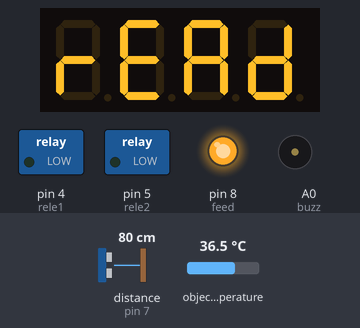
Recording of a sketch running on a simulated Arduino Uno, built with avr-gcc and run on an emulated ATmega328P. Parts: 4-digit seven-segment display, switched loads named in the sketch (green lamp = pin HIGH), output pins drawn as LEDs (lit = HIGH), buzzer (waves = sounding, pin HIGH). Wiring (inferred from the names in the program): ultrasonic range finder: trigger pin 6; echo pin 7. The test bench sets the inputs (shaded band); at power-on: distance to the obstacle (sensor on pin 7) 80 cm, object temperature 36.5 °C. The echo pulse lasts 58.3 µs per cm; pins used as bus, display or sensor lines are not drawn.

Above: at 1.8 s.
1.9 s: distance to the obstacle (sensor on pin 7) set to 13 cm
4.4 s: distance to the obstacle (sensor on pin 7) set to 10 cm
At 7.3 s:
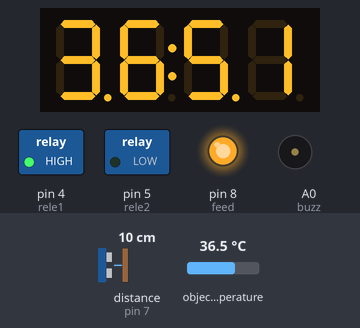
11.9 s: distance to the obstacle (sensor on pin 7) set to 18 cm
At 14.6 s:
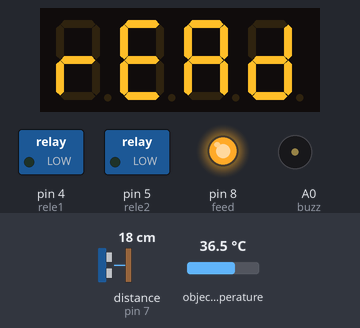
15.6 s: distance to the obstacle (sensor on pin 7) set to 2 cm
At 17.39 s:
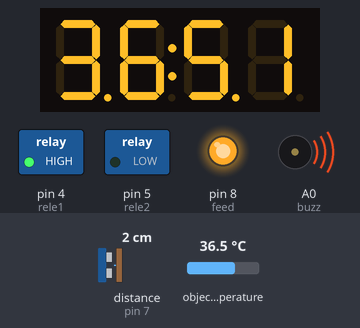
Timing chart, 0 to 19.1 s (numbered marks = the images above; inputs shaded):
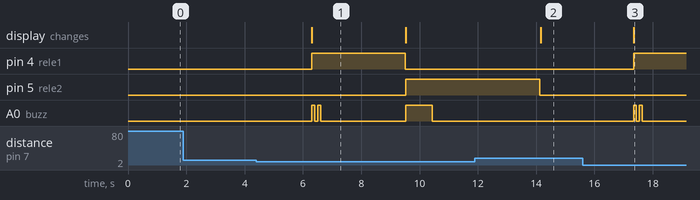

The sketch:

sin_rfid.ino
```cpp
#include <Wire.h>
#include <Adafruit_MLX90614.h>
#include <TM1637Display.h>
#include <TM1637Display.h>

#define CLK 2 // reloj para display
#define DIO 3 //datos para display

const uint8_t SEG_READ[] = {
  SEG_E | SEG_G ,
  SEG_A | SEG_D | SEG_E | SEG_F | SEG_G,
  SEG_A | SEG_B | SEG_C | SEG_E | SEG_G | SEG_F,
  SEG_D | SEG_E | SEG_B | SEG_G | SEG_C
  };

 const uint8_t SEG_HI[] = {
  SEG_G,
  SEG_F |  SEG_E | SEG_G | SEG_B | SEG_C,
  SEG_E ,
  SEG_G
  };

 const uint8_t SEG_LO[] = {
  SEG_G,
  SEG_F | SEG_E |SEG_D,
  SEG_E |  SEG_D | SEG_G | SEG_C,
  SEG_G
  };

Adafruit_MLX90614 mlx = Adafruit_MLX90614();
int rele1=4;
int rele2=5;
const int Trigger = 6;   //Pin digital 2 para el Trigger del sensor
const int Echo = 7;   //Pin digital 3 para el Echo del sensor
int buzz = A0;
int feed=8;

float temp,temp1,temp2,temp3,temp4,temp5;

TM1637Display display(CLK, DIO);

void setup() {
  Serial.begin(9600);//iniciailzamos la comunicación
  pinMode(Trigger, OUTPUT); //pin como salida
  pinMode(Echo, INPUT);  //pin como entrada
  digitalWrite(Trigger, LOW);//Inicializamos el pin con 0
  pinMode(buzz, OUTPUT);

  pinMode(rele1,OUTPUT);
  pinMode(rele2,OUTPUT);

  pinMode(feed,OUTPUT);
  digitalWrite(feed,HIGH);
  display.clear();
  mlx.begin();
}

void loop()
{
  display.setBrightness(1);
  display.setSegments(SEG_READ);
  long t; //timepo que demora en llegar el eco
  long d; //distancia en centimetros

  digitalWrite(Trigger, HIGH);
  delayMicroseconds(10);          //Enviamos un pulso de 10us
  digitalWrite(Trigger, LOW);

  t = pulseIn(Echo, HIGH); //obtenemos el ancho del pulso
  d = t/59;             //escalamos el tiempo a una distancia en cm

  /*Serial.print("Distancia: ");
  Serial.print(d);      //Enviamos serialmente el valor de la distancia
  Serial.print("cm");
  Serial.println();*/
  delay(1000);          //Hacemos una pausa de 100ms

  if(d <= 10)
  {
    //Serial.print("Ambiente = ");
    //Serial.print(mlx.readAmbientTempC());
    //Serial.print("ºC\tObjeto = ");

display.setBrightness(5);

temp1= 0;
 delay(30);
 temp2= mlx.readObjectTempC();
 delay(30);
 temp3= mlx.readObjectTempC();
 delay(30);
 temp4= mlx.readObjectTempC();
 delay(30);
 temp= mlx.readObjectTempC();


if(temp >= 27.4 && temp <=  28.3){
      temp1= 8.3+temp;

    }
      if(temp >= 28.4 && temp <=  29.1){
      temp1= 7.2 +temp;

    }
  if(temp >= 29.2 && temp <=  29.9){
      temp1= 6.4+temp;

    }
      if(temp >= 30 && temp <=  30.7){
      temp1= 5.6+temp;

    }
     if(temp >= 30.8 && temp <=  31.4){
      temp1= 4.9+temp;

    }
      if(temp >= 31.5 && temp <=  32.2){
      temp1= 4.2+temp;

    }
    if(temp >= 32.3 && temp <=  33){
      temp1= 3.4+temp;

    }
    if(temp >= 33.1 && temp <= 33.8){
      temp1 = 2.6 + temp;

    }
    if(temp >= 33.9 && temp <= 34.6){
      temp1 = 1.9 + temp;

    }
    if(temp >= 34.7 && temp <= 35.4){
      temp1 = 1.2 + temp;

    }
     if(temp >= 35.4 && temp <= 35.7){
      temp1 = .3 + temp;

    }

  if(temp >= 35.8){
  temp1= temp;

}


    if(temp1 < 34.7)
    {
      display.setSegments(SEG_LO);
      digitalWrite(rele2,HIGH);
      digitalWrite(buzz,HIGH);
      delay(500);
      digitalWrite(buzz,LOW);
      delay(500);
      digitalWrite(buzz,HIGH);
      delay(500);
      digitalWrite(buzz,LOW);
      delay(500);
      delay(2800);
      digitalWrite(rele2,LOW);
      }
      if(temp1 < 37 && temp1 > 34.8)
      {
        //Serial.print(mlx.readObjectTempC());
        //Serial.println("ºC");
        temp1= temp1*100;
        display.showNumberDecEx(temp1,0b11100000);
        digitalWrite(rele1,HIGH);
        digitalWrite(buzz,HIGH);
        delay(100);
        digitalWrite(buzz,LOW);
        delay(100);
        digitalWrite(buzz,HIGH);
        delay(100);
        digitalWrite(buzz,LOW);
        delay(100);
        delay(2800);
        digitalWrite(rele1,LOW);
        }
        if(temp1 >= 37 && temp1 < 40)
        {
          //Serial.print(mlx.readObjectTempC());
          //Serial.println("ºC");
          temp1= temp1*100;
          display.showNumberDecEx(temp1,0b11100000);
          digitalWrite(rele2,HIGH);
          digitalWrite(buzz,HIGH);
          delay(500);
          digitalWrite(buzz,LOW);
          delay(500);
          digitalWrite(buzz,HIGH);
          delay(500);
          digitalWrite(buzz,LOW);
          delay(500);
          delay(2800);
          digitalWrite(rele2,LOW);
          }
          if(temp1 > 39)
          {
            //Serial.println("Hi");
            display.setSegments(SEG_HI);
            digitalWrite(rele2,HIGH);
            digitalWrite(buzz,HIGH);
            delay(900);
            digitalWrite(buzz,LOW);
            delay(900);
            delay(2800);
            digitalWrite(rele2,LOW);
            }
    }

}
```

Measured:
- the behaviour switches between 12 and 11 cm on distance to the obstacle (sensor on pin 7) (found by bisection; images 0 and 1)
- after the input at 1.9 s, every drawn part: stays the same
- after the input at 4.4 s, pin 4 (rele1): LOW → HIGH after 1.9 s, → LOW 3.2 s later; pin 5 (rele2): LOW → HIGH after 5.1 s; A0 (buzz): goes HIGH 0.10 s, LOW 0.10 s, HIGH 0.10 s, LOW 2.9 s, HIGH 0.90 s, then LOW, starting after 1.9 s; the display: changes after 1.9 s (image 1)
- after the input at 11.9 s, pin 4 (rele1): stays LOW (without the input it goes to HIGH after 3.4 s); A0 (buzz): stops changing and stays LOW
- after the input at 15.6 s, pin 4 (rele1): LOW → HIGH after 1.7 s; A0 (buzz): alternates HIGH for 0.10 s and LOW for 0.10 s, 4 changes in all, then stays LOW, starting after 1.7 s; the display: changes after 1.7 s (image 3)
- what the display in image 1 shows lasts 3.2 s, from 6.3 s to 9.5 s
